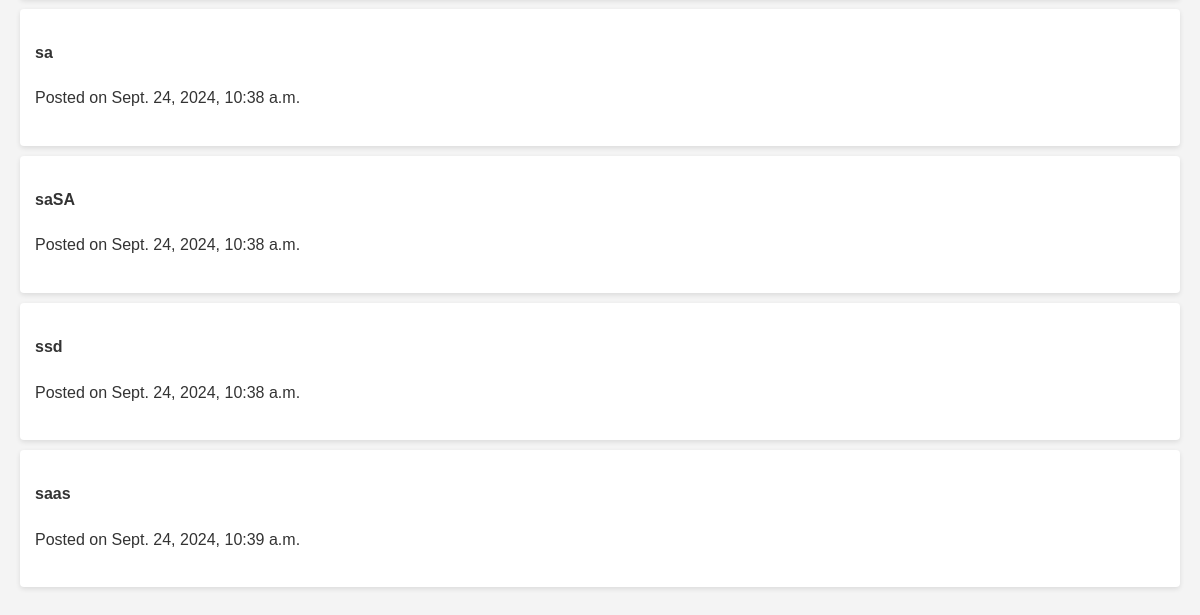
The app's page /retrieve/8 (lower part), older data.
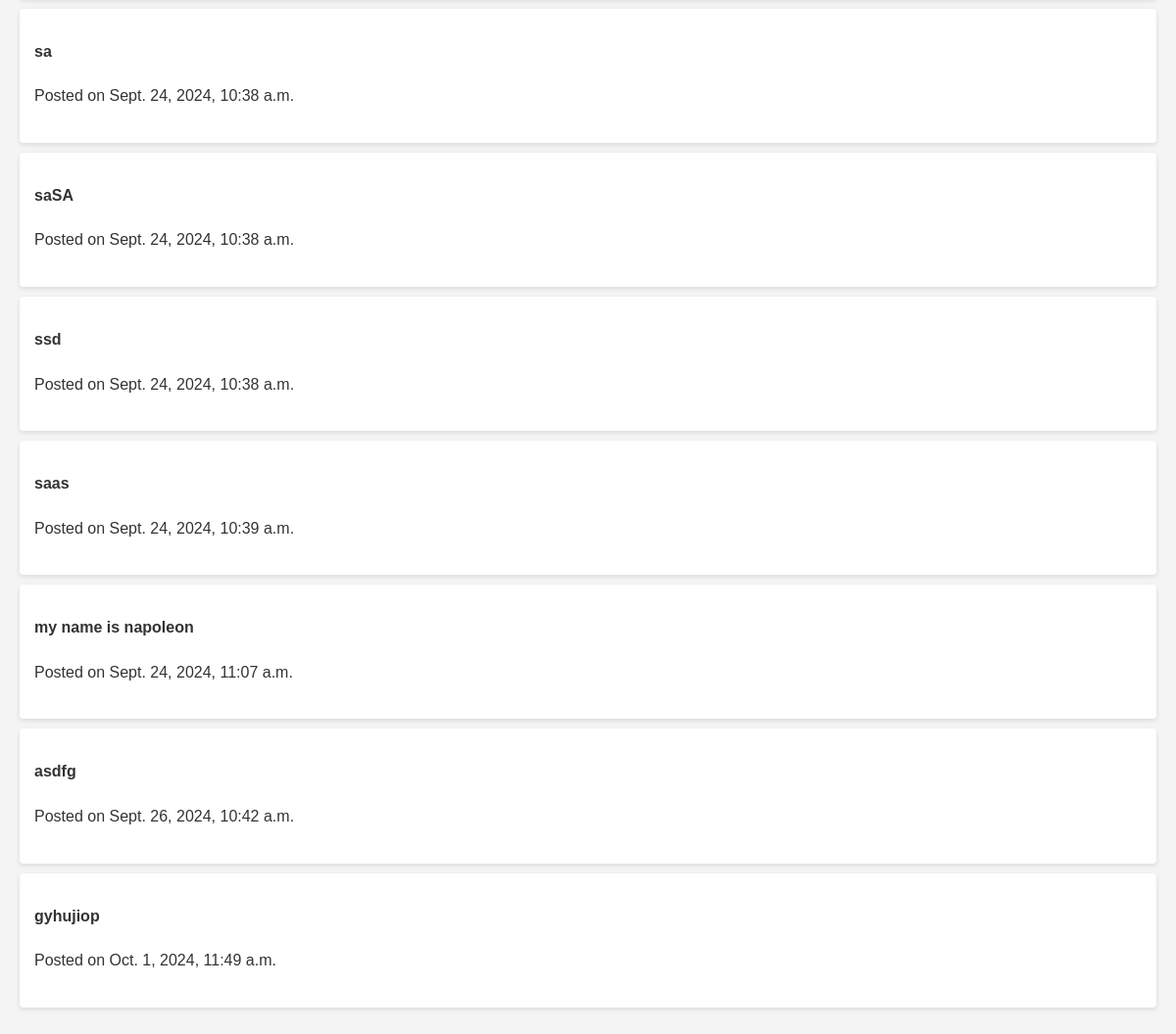
The same page, newer data.
### apps/comments/models.py (models this page shows, shortened)
class Comment(models.Model):
    blog = models.ForeignKey(
        Blog,
        on_delete=models.CASCADE,
        related_name='comments',
        )
    text = models.TextField(
        verbose_name='Comment text'
        )
    created_at = models.DateTimeField(
        auto_now_add=True, verbose_name='Created at', null=True
        )
    class Meta:
        verbose_name = 'Comment'
        verbose_name_plural = 'Comments'

### apps/blogs/views.py (the view, shortened to what this page needs)
# urls.py: path('retrieve/<int:pk>', views.retrieve, name = 'retrieve'),
def retrieve(request, pk):
    blogs = Blog.objects.get(id=pk)
    return render(request, 'blogs/retrieve.html', locals())

### templates/blogs/retrieve.html (shortened to what this page needs)
<!DOCTYPE html>
<html lang="en">
<head>
</head>
<body>
    {% for comment in blogs.comments.all %}
        <div class="comment-box">
            <p><strong>{{ comment.text }}</strong></p>
            <p>Posted on {{ comment.created_at }}</p>
        </div>
    {% empty %}
        <p class="no-comments">No comments yet.</p>
    {% endfor %}
</body>
</html>

Row changes from the older to the newer data that the page shows:
added Comment: text "my name is napoleon", created_at "Sept. 24, 2024, 11:07 a.m."
added Comment: text "asdfg", created_at "Sept. 26, 2024, 10:42 a.m."
added Comment: text "gyhujiop", created_at "Oct. 1, 2024, 11:49 a.m."
